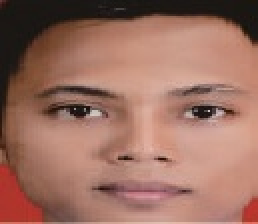
#> input picture image.jpg, 129 x 112 px, found by its file name (shown 2 times larger)
$ jupyter execute laplacianEdgesDetection.ipynb   (older library calls are emulated)
#> lines starting #> are read from the running program, lines starting #| are printed output that depends on the picture
[cell 1]
import cv2
import numpy as np
import matplotlib.pyplot as plt

[cell 2]
img = plt.imread("image.jpg")
#> img is the input picture: shape (112, 129, 3); mean R, G, B 155.7, 111, 97.1
plt.imshow(img)

[cell 3]
imgGrey = cv2.cvtColor(img, cv2.COLOR_RGB2GRAY)
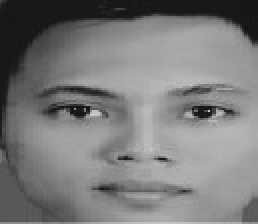
#> imgGrey: shape (112, 129) (shown 2 times larger); min 17, max 203, mean 122.8

[cell 4]
plt.imshow(imgGrey,cmap='gray')

[cell 5]
#medianlur = cv2.medianBlur(imgGrey,0)
#plt.imshow(medianlur,cmap='gray')

[cell 6]
edgesImg = np.zeros_like(imgGrey)
plt.imshow(edgesImg,cmap='gray')
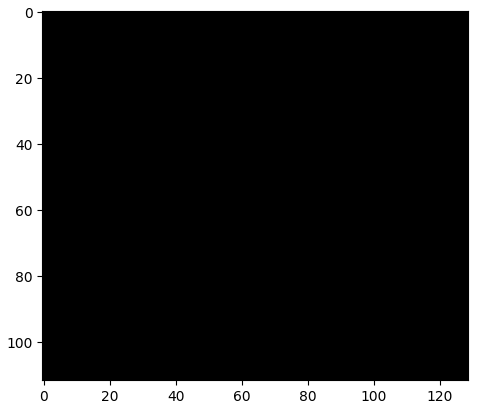
#> figure drawn by matplotlib, 1 panel

[cell 7]
laplacian = cv2.Laplacian(edgesImg,cv2.CV_8U, -1)
#> edgesImg: shape (112, 129); every value is 0
plt.imshow(laplacian,cmap='gray')
